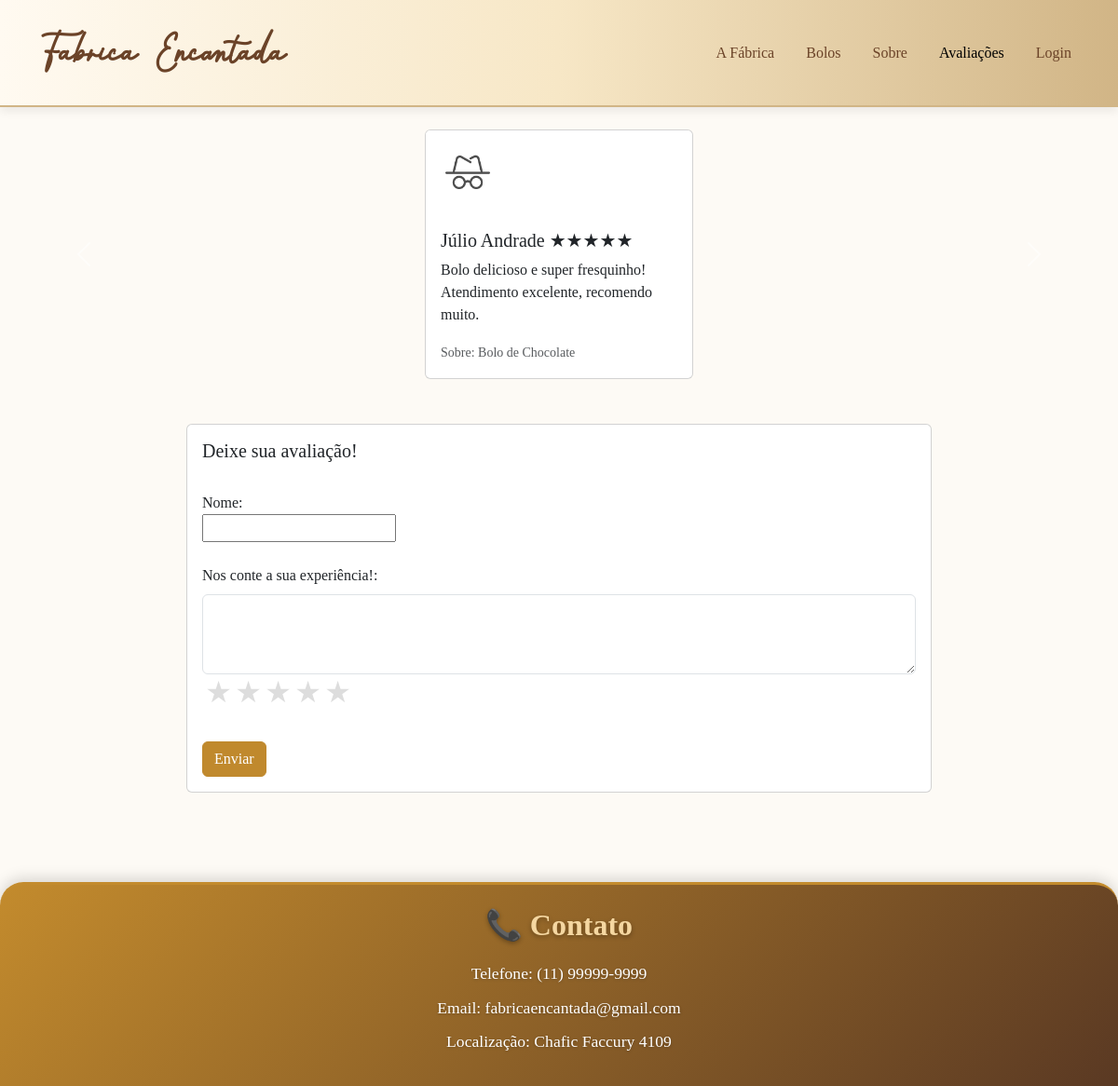
The page /pages/avaliacao.php on the database its author committed.
### tables this page shows
CREATE TABLE AVALIACOES (
  idAVALIACOES INTEGER UNSIGNED NOT NULL AUTO_INCREMENT,
  ITENS_PEDIDOS_PEDIDOS_idPEDIDOS INTEGER UNSIGNED NOT NULL,
  ITENS_PEDIDOS_PEDIDOS_CLIENTES_idCLIENTES INTEGER UNSIGNED NOT NULL,
  ITENS_PEDIDOS_PRODUTOS_idPRODUTOS INTEGER UNSIGNED NOT NULL,
  nota_AVALIACOES TINYINT UNSIGNED NOT NULL,
  comentario_AVALIACOES VARCHAR(255) NULL,
  data_AVALIACOES DATETIME NOT NULL DEFAULT CURRENT_TIMESTAMP,
  PRIMARY KEY (idAVALIACOES),
  UNIQUE KEY uq_avaliacao_item (
    ITENS_PEDIDOS_PEDIDOS_idPEDIDOS,
    ITENS_PEDIDOS_PEDIDOS_CLIENTES_idCLIENTES,
    ITENS_PEDIDOS_PRODUTOS_idPRODUTOS
  ),
  CONSTRAINT chk_nota_AVALIACOES CHECK (nota_AVALIACOES BETWEEN 1 AND 5),
  FOREIGN KEY (
    ITENS_PEDIDOS_PEDIDOS_idPEDIDOS,
    ITENS_PEDIDOS_PRODUTOS_idPRODUTOS,
    ITENS_PEDIDOS_PEDIDOS_CLIENTES_idCLIENTES
  )
    REFERENCES ITENS_PEDIDOS (
      PEDIDOS_idPEDIDOS,
      PRODUTOS_idPRODUTOS,
      PEDIDOS_CLIENTES_idCLIENTES
    )
    ON DELETE CASCADE
    ON UPDATE NO ACTION
);

CREATE TABLE CLIENTES (
  idCLIENTES INTEGER UNSIGNED NOT NULL AUTO_INCREMENT,
  nome_Clientes VARCHAR(50) NOT NULL,
  endereco_Clientes VARCHAR(45) NULL,
  telefone_Clientes VARCHAR(11) NULL,
  senha_Clientes VARCHAR(255) NOT NULL,
  PRIMARY KEY (idCLIENTES)
);

CREATE TABLE PRODUTOS (
  idPRODUTOS INTEGER UNSIGNED NOT NULL AUTO_INCREMENT,
  IMAGENS_idIMAGENS INTEGER UNSIGNED NOT NULL,
  nome_PRODUTOS VARCHAR(100) NULL,
  descricao_PRODUTOS VARCHAR(255) NULL,
  preco_PRODUTOS INTEGER UNSIGNED NULL,
  status_PRODUTOS VARCHAR(13) NULL,
  foto_PRODUTOS VARCHAR(255) NULL,
  PRIMARY KEY (idPRODUTOS),
  INDEX PRODUTOS_FKIndex1 (IMAGENS_idIMAGENS),
  FOREIGN KEY (IMAGENS_idIMAGENS)
    REFERENCES IMAGENS (idIMAGENS)
    ON DELETE NO ACTION
    ON UPDATE NO ACTION
);

### form/auth.php (called while the page is built, shortened)
<?php
function usuarioLogado(): bool
{
    return isset($_SESSION['usuario_id'], $_SESSION['usuario_tipo']);
}

### form/avaliacoes.php (called while the page is built, shortened)
<?php
function listarAvaliacoesRecentes(mysqli $mysqli, int $limite = 10): array
{
    $sql = "SELECT
                a.idAVALIACOES,
                a.nota_AVALIACOES,
                a.comentario_AVALIACOES,
                a.data_AVALIACOES,
                c.nome_Clientes,
                pr.nome_PRODUTOS
            FROM AVALIACOES a
            JOIN CLIENTES c
                ON c.idCLIENTES = a.ITENS_PEDIDOS_PEDIDOS_CLIENTES_idCLIENTES
            JOIN PRODUTOS pr
                ON pr.idPRODUTOS = a.ITENS_PEDIDOS_PRODUTOS_idPRODUTOS
            ORDER BY a.data_AVALIACOES DESC
            LIMIT ?";
    $stmt = $mysqli->prepare($sql);
    $stmt->bind_param('i', $limite);
    $stmt->execute();
    $resultado = $stmt->get_result()->fetch_all(MYSQLI_ASSOC);
    return $resultado;
}

### pages/avaliacao.php (the view, shortened to what this page needs)
<?php
require_once __DIR__ . '/../form/avaliacoes.php';
require_once __DIR__ . '/../form/auth.php';
$mysqli = conectar();
$avaliacoesRecentes = listarAvaliacoesRecentes($mysqli, 10);
?>
<!doctype html>
<html lang="pt-br">
  <head>
    <link href="https://cdn.jsdelivr.net/npm/bootstrap@5.3.8/dist/css/bootstrap.min.css" rel="stylesheet">
    <link rel="stylesheet" href="../css/styleavaliacao.css">
  </head>
  <body>
    <nav class="navbar navbar-expand-lg nav-premium">
      <div class="container">
        <a class="navbar-brand nome-empresa" href="home.html">Fábrica Encantada</a>
        <div class="collapse navbar-collapse" id="menu">
          <ul class="navbar-nav ms-auto">
            <li class="nav-item"><a class="nav-link" href="home.html">A Fábrica</a></li>
            <li class="nav-item"><a class="nav-link" href="bolos.html">Bolos</a></li>
            <li class="nav-item"><a class="nav-link" href="sobre.html">Sobre</a></li>
            <li class="nav-item"><a class="nav-link active" href="avaliacao.php">Avaliações</a></li>
            <li class="nav-item"><a class="nav-link" href="<?= usuarioLogado() ? 'logout.php' : 'login.php' ?>"><?= usuarioLogado() ? 'Sair' : 'Login' ?></a></li>
          </ul>
        </div>
      </div>
    </nav>
    <br/>
    <?php if (count($avaliacoesRecentes) > 0): ?>
    <div id="carouselExampleInterval" class="carousel slide" data-bs-ride="carousel">
      <div class="carousel-inner">
        <?php foreach ($avaliacoesRecentes as $i => $av): ?>
          <div class="carousel-item <?= $i === 0 ? 'active' : '' ?>" data-bs-interval="7000">
            <div class="card mx-auto" style="width: 18rem;">
              <img src="../img/review.jpg" class="card-img" alt="...">
              <div class="card-body">
                <h5 class="card-title">
                  <?= htmlspecialchars($av['nome_Clientes']) ?>
                  <?= str_repeat('★', (int) $av['nota_AVALIACOES']) ?>
                </h5>
                <p class="card-text"><?= htmlspecialchars($av['comentario_AVALIACOES']) ?></p>
                <small class="text-muted">Sobre: <?= htmlspecialchars($av['nome_PRODUTOS']) ?></small>
              </div>
            </div>
          </div>
        <?php endforeach; ?>
      </div>
      <button class="carousel-control-prev" type="button" data-bs-target="#carouselExampleInterval" data-bs-slide="prev">
        <span class="carousel-control-prev-icon" aria-hidden="true"></span>
      </button>
      <button class="carousel-control-next" type="button" data-bs-target="#carouselExampleInterval" data-bs-slide="next">
        <span class="carousel-control-next-icon" aria-hidden="true"></span>
      </button>
    </div>
    <?php else: ?>
      <p class="text-center">Ainda não há avaliações.</p>
    <?php endif; ?>
    <br/><br/>
    <div class="card col-12 col-md-8 offset-md-2">
      <div class="card-body">
        <div>
          <h5 class="card-title">Deixe sua avaliação!</h5>
        </div>
        <br/>
        <form name="Formulario" onsubmit="return validarFormulario(event)">
          <label for="nome">Nome:</label><br>
          <input type="text" id="nome" name="nome" rows="3"><br>
          <br/>
          <label for="caixaComentario" class="form-label">Nos conte a sua experiência!:</label>
          <textarea class="form-control" id="caixaComentario" name="caixaComentario" rows="3"></textarea>
          <div class="rating" id="stars">
              <label for="star5">5 stars</label>
              <label for="star4">4 stars</label>
              <label for="star3">3 stars</label>
              <label for="star2">2 stars</label>
              <label for="star1">1 star</label>
          </div>
          <br/><br/><br/>
          <div>
            <button type="submit" class="btn btn-primary">Enviar</button>
          </div>
        </form>
      </div>
    </div>
    <br/><br/>
    <footer class="footer-premium p-4 mt-5">
      <h2>📞 Contato</h2>
      <p>Telefone: (11) 99999-9999</p>
      <p>Email: fabricaencantada@gmail.com</p>
      <p>Localização: Chafic Faccury 4109</p>
    </footer>
  </body>
</html>

### css/styleavaliacao.css (style rules this page uses)
.nav-premium { background: linear-gradient( 90deg, #fffaf1 0%, #f7e7c6 50%, #d1b586 100% ); border-bottom: 2px solid #d1b586; box-shadow: 0 4px 10px rgba(0,0,0,0.08); padding: 14px 30px; }
.nav-premium .navbar-brand { color: #6b4328; font-weight: 700; text-shadow: 0 1px 2px rgba(255,255,255,0.20); }
.nav-premium .nav-link { color: #6b4328; font-size: 1rem; font-weight: 500; margin-left: 18px; transition: 0.3s ease; }
.footer-premium { background: linear-gradient(135deg, #c38b2d, #5a3923); border-top: 3px solid #c38b2d; box-shadow: 0 -4px 15px rgba(0,0,0,0.15); border-radius: 25px 25px 0 0; padding: 50px 20px; color: white; text-align: center; }
.footer-premium h2 { font-size: 2rem; font-weight: 700; margin-bottom: 20px; color: #f5d7a1; text-shadow: 0 2px 5px rgba(0,0,0,0.30); }
.footer-premium p { font-size: 1.1rem; margin-bottom: 10px; text-shadow: 0 1px 3px rgba(0,0,0,0.25); }
.navbar { background-color: #d1b586; }
.nome-empresa { font-size: 50px; font-family: 'Brittany', sans-serif; color: #fffaf1; }
footer { background-color: #d1b586; }
body { background-color: #fdfaf5; font-family: 'Times New Roman', Times, serif; }
.rating { float:left; border:none; }
.rating:not(:checked) > label { float:right; width:1em; padding:0 .1em; overflow:hidden; white-space:nowrap; cursor:pointer; font-size:200%; line-height:1.2; color:#ddd; }
.rating:not(:checked) > label:before { content:'★ '; }
.btn-primary { color: white; background-color: #c0892d; border-color: #c0892d; }
.card-img { width: 90px; height: 90px; }

### rows shown on the page
avaliacoes: clientes.nome_Clientes "Júlio Andrade", nota_AVALIACOES "★★★★★", comentario_AVALIACOES "Bolo delicioso e super fresquinho! Atendimento excelente, recomendo muito.", produtos.nome_PRODUTOS "Bolo de Chocolate"
